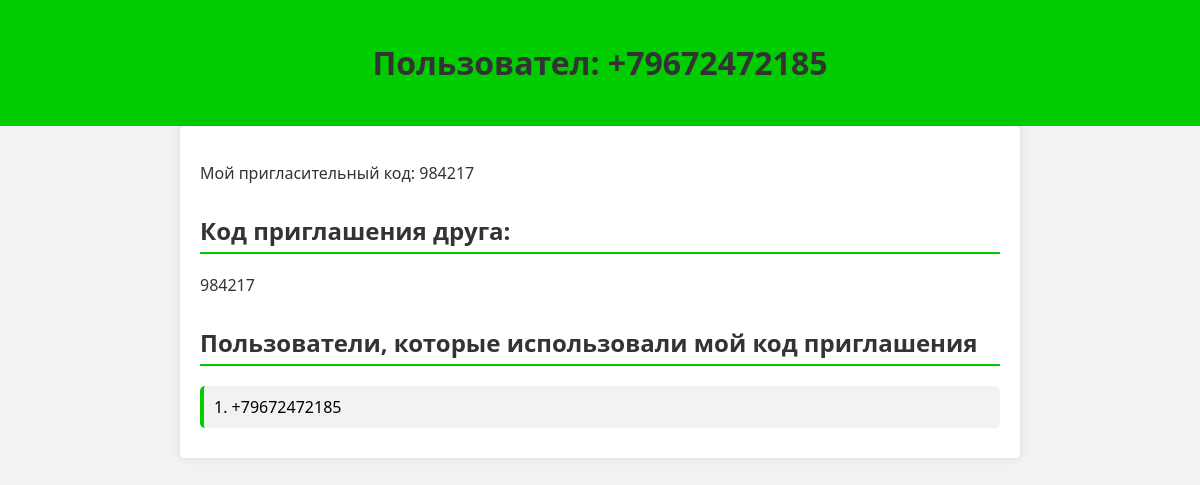
The app's page /my-page/ (signed in), older data.
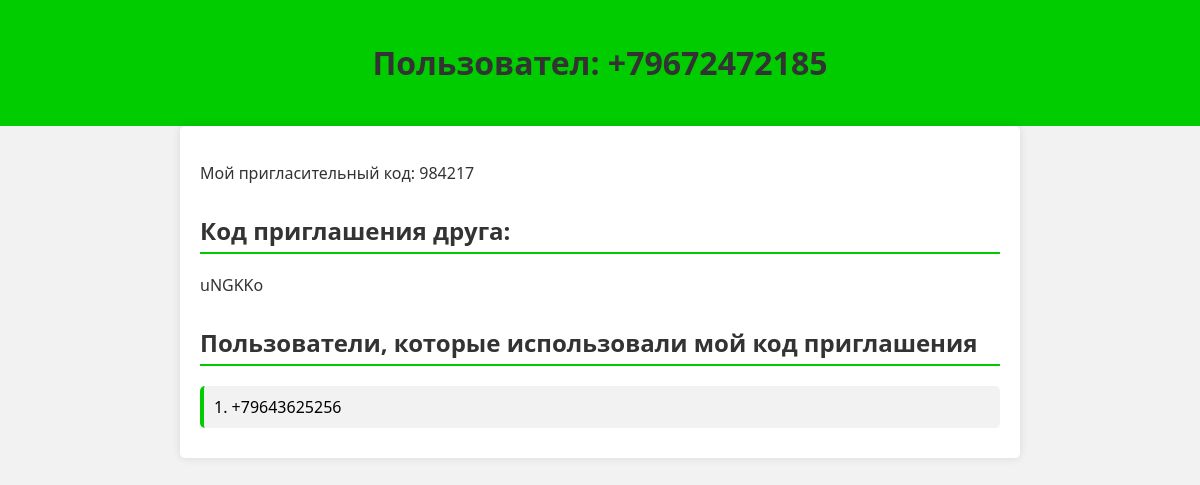
The same page, newer data.
### user_verification/models.py (models this page shows, shortened)
class CustomUser(AbstractBaseUser, PermissionsMixin):
    phone_number = models.CharField(max_length=20, unique=True)
    my_invite_code = models.ForeignKey('InviteCode', on_delete=models.SET_NULL, related_name='my_invite', null=True, blank=True)
    friend_invite_code = models.ForeignKey('InviteCode', on_delete=models.SET_NULL, related_name='friend_invite', null=True, blank=True)
    is_verified = models.BooleanField(default=False)
    objects = CustomUserManager()
    USERNAME_FIELD = 'phone_number'
    REQUIRED_FIELDS = []
    groups = models.ManyToManyField(
        'auth.Group',
        related_name='custom_users',  # Added related_name
        blank=True,
        help_text='The groups this user belongs to.'
    )
    user_permissions = models.ManyToManyField(
        'auth.Permission',
        related_name='custom_users',  # Added related_name
        blank=True,
        help_text='Specific permissions for this user.'
    )

class InviteCode(models.Model):
    invite_code = models.CharField(max_length=6, unique=True)
    def __str__(self):
        return self.invite_code

### user_verification/views.py (the view)
# urls.py: path('my-page/', MyPageView.as_view(), name='my-page'),
class MyPageView(APIView):
    def get(self, request):
        phone_number = request.session.get('phone_number')
        try:
            user = CustomUser.objects.get(phone_number=phone_number)
        except CustomUser.DoesNotExist:
            return render(request, 'user_verification/error.html', {'error': 'Пользователь не найден'})
        if user.is_verified:
            friends = CustomUser.objects.filter(friend_invite_code=user.my_invite_code)
            context = {
                'user': user,
                'friends': friends
            }
            return render(request, 'user_verification/my_page.html', context)
        else:
            return render(request, 'user_verification/error.html', {'error': 'Пользователь не проверен'})

### user_verification/templates/user_verification/my_page.html (shortened to what this page needs)
<!DOCTYPE html>
<html>
<head>
</head>
<body>
    <header>
        <h1>Пользовател: {{ user.phone_number }}</h1>
    </header>
    <div class="container">
        <p>Мой пригласительный код: {{ user.my_invite_code }}</p>
        <h2>Код приглашения друга:</h2>
        {% if user.friend_invite_code %}
            <p>{{ user.friend_invite_code }}</p>
        {% else %}
            <form method="post" action="{% url 'verify-friend-invite' %}">
                {% csrf_token %}
                <input type="text" name="friend_invite_code" placeholder="Введите код приглашения друга" required>
                <button type="submit">Отправить</button>
            </form>
        {% endif %}
        <h2>Пользователи, которые использовали мой код приглашения</h2>
        <ul>
            {% for friend in friends %}
            <li>{{ forloop.counter }}. {{ friend.phone_number }}</li>
            {% endfor %}
        </ul>
    </div>
</body>
</html>

### user_verification/templates/user_verification/my_page.html (style rules this page uses)
body { font-family: 'Segoe UI', Tahoma, Geneva, Verdana, sans-serif; background-color: #f2f2f2; margin: 0; padding: 0; }
header { background-color: #00cc00; color: white; text-align: center; padding: 20px 0; }
.container { max-width: 800px; margin: 0 auto; padding: 20px; background-color: white; box-shadow: 0 0 10px rgba(0, 0, 0, 0.1); border-radius: 5px; }
h1, h2, p { color: #333; }
h2 { margin-top: 30px; border-bottom: 2px solid #00cc00; padding-bottom: 5px; }
ul { list-style-type: none; margin: 0; padding: 0; }
li { background-color: #f2f2f2; margin: 10px 0; padding: 10px; border-left: 4px solid #00cc00; border-radius: 5px; }

Row changes from the older to the newer data that the page shows:
no longer on one of the page's lists (row edited): CustomUser: phone_number "+79672472185"
changed CustomUser: friend_invite_code "984217" → "uNGKKo"
added CustomUser: phone_number "+79643625256"
